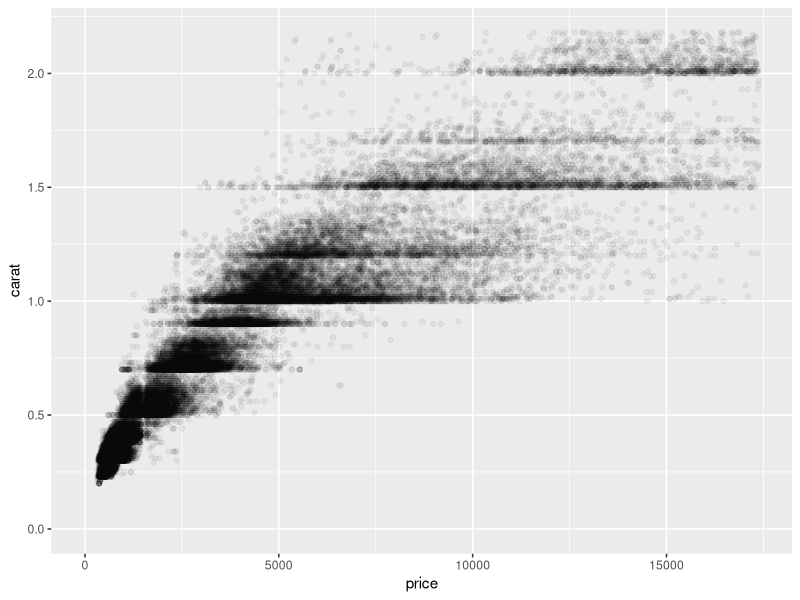
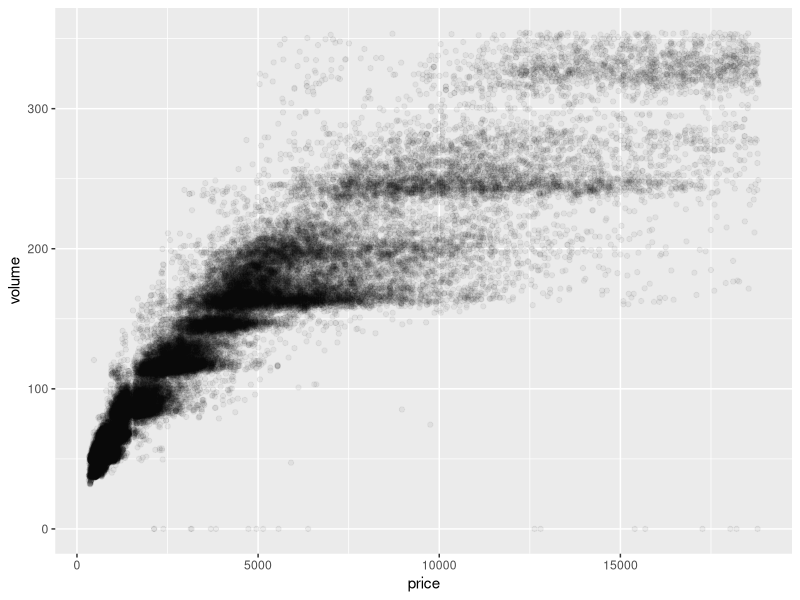

The R source for these figures, in order: (Note: this script raises an error after producing the figures.)
?diamond
library(ggplot2)
data(diamonds)
summary(diamonds)
?quantile
library('dplyr')

ggplot(aes(x=price,y=carat),data = diamonds)+geom_point(alpha=1/20)+xlim(0,quantile(diamonds$price,(0.99)))+
  ylim(0,quantile(diamonds$carat,(0.99)))

diamonds$volume <- diamonds$x*diamonds$y*diamonds$z

ggplot(aes(x=price,y=volume),data = diamonds)+geom_point(alpha=1/20)+ylim(0,quantile(diamonds$volume,(0.99)))

install.packages("plyr")
library("plyr")

detach("package:plyr", unload=TRUE) 

count(diamonds$volume==0)

subsetd <-subset(diamonds,diamonds$volume>0 & diamonds$volume<800)

cor(subsetd$price,subsetd$volume)

ggplot(aes(x=price,y=volume),data = subsetd)+
geom_point(alpha=1/20)+
ylim(0,quantile(diamonds$volume,(0.99)))+geom_smooth(method = 'lm')


diamondsByClarity <- diamonds %>%
  group_by(clarity) %>%
  summarise( 
              mean_price=mean(price), 
             median_price=median(price),
             min_price=min(price), 
             max_price=max(price),n=n()) %>%
  arrange(clarity)
head(diamondsByClarity)

library(dplyr)

diamonds_by_clarity <- group_by(diamonds, clarity)
diamonds_mp_by_clarity <- summarise(diamonds_by_clarity, mean_price = mean(price))
p1 <- ggplot(aes(x=clarity,y=mean_price),data=diamonds_mp_by_clarity)+geom()

diamonds_by_color <- group_by(diamonds, color)
diamonds_mp_by_color <- summarise(diamonds_by_color, mean_price = mean(price))
p2 <- ggplot(aes(x=color,y=mean_price),data=diamonds_mp_by_color)+geom_hist()

library(gridExtra)
grid.arrange(p1,p2,ncol=1)
